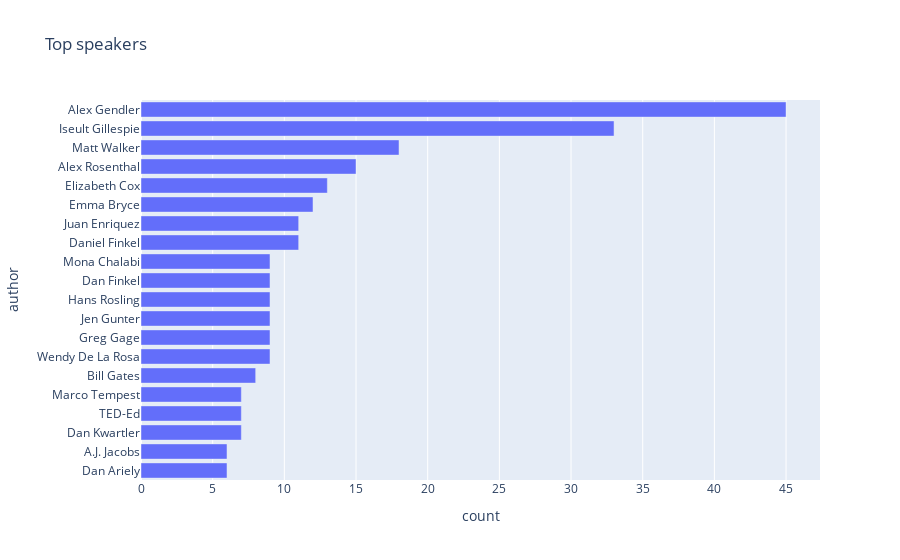

The notebook cell this image was saved under:
### Markdown cell above
### in terms of video counts

### Code cell
top_speakers_byCount = df.groupby('author').agg('count').sort_values('views')[-20:].reset_index()
top_speakers_byCount = top_speakers_byCount.rename(columns={'views': 'count'})[['author', 'count']]

px.bar(top_speakers_byCount, x='count', y='author', category_orders=['descending'], title='Top speakers')

### Figure 1 — Plotly figure (JSON) as saved in the notebook; plotly's stock layout.template omitted (floating-point values rounded to 4 significant figures)
{"data": [{"alignmentgroup": "True", "hovertemplate": "count=%{x}<br>author=%{y}<extra></extra>", "legendgroup": "", "marker": {"color": "#636efa", "pattern": {"shape": ""}}, "name": "", "offsetgroup": "", "orientation": "h", "showlegend": false, "textposition": "auto", "type": "bar", "x": [6, 6, 7, 7, 7, 8, 9, 9, 9, 9, 9, 9, 11, 11, 12, 13, 15, 18, 33, 45], "xaxis": "x", "y": ["Dan Ariely", "A.J. Jacobs", "Dan Kwartler", " TED-Ed", "Marco Tempest", "Bill Gates", "Wendy De La Rosa", "Greg Gage", "Jen Gunter", "Hans Rosling", "Dan Finkel", "Mona Chalabi", "Daniel Finkel", "Juan Enriquez", "Emma Bryce", "Elizabeth Cox", "Alex Rosenthal", "Matt Walker", "Iseult Gillespie", "Alex Gendler"], "yaxis": "y"}], "layout": {"barmode": "relative", "legend": {"tracegroupgap": 0}, "title": {"text": "Top speakers"}, "xaxis": {"anchor": "y", "domain": [0, 1], "title": {"text": "count"}}, "yaxis": {"anchor": "x", "domain": [0, 1], "title": {"text": "author"}}}}
